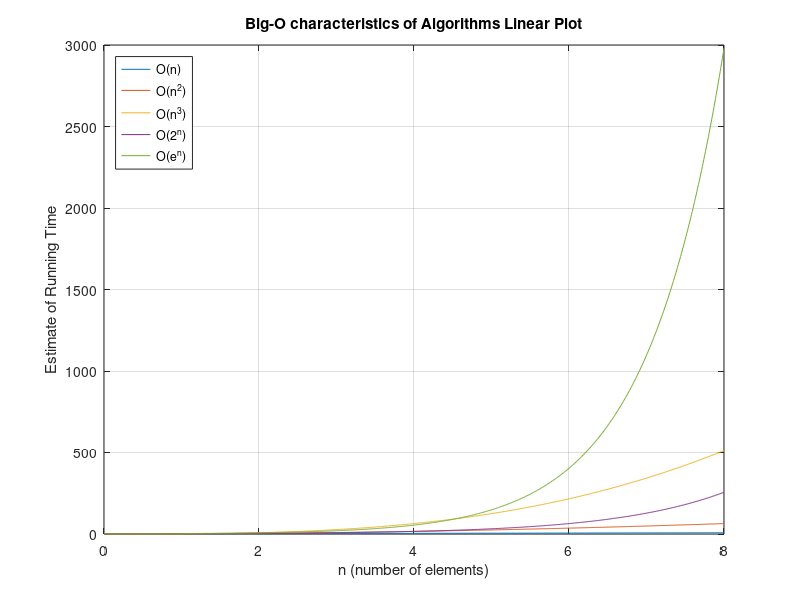

Here is the MATLAB script that generated this plot:
clc
clear
close all

%% Declaration of variables
n = 0:0.01:8;

%% Visualization of results
plot(n,n, n,n.^2, n,n.^3, n,2.^n, n,exp(n))
title("Big-O characteristics of Algorithms Linear Plot")
xlabel("n (number of elements)")
ylabel("Estimate of Running Time")
legend("O(n)", "O(n^2)", "O(n^3)", "O(2^n)", "O(e^n)", 'Location', 'northwest') % location of legend changed to top-left
grid on